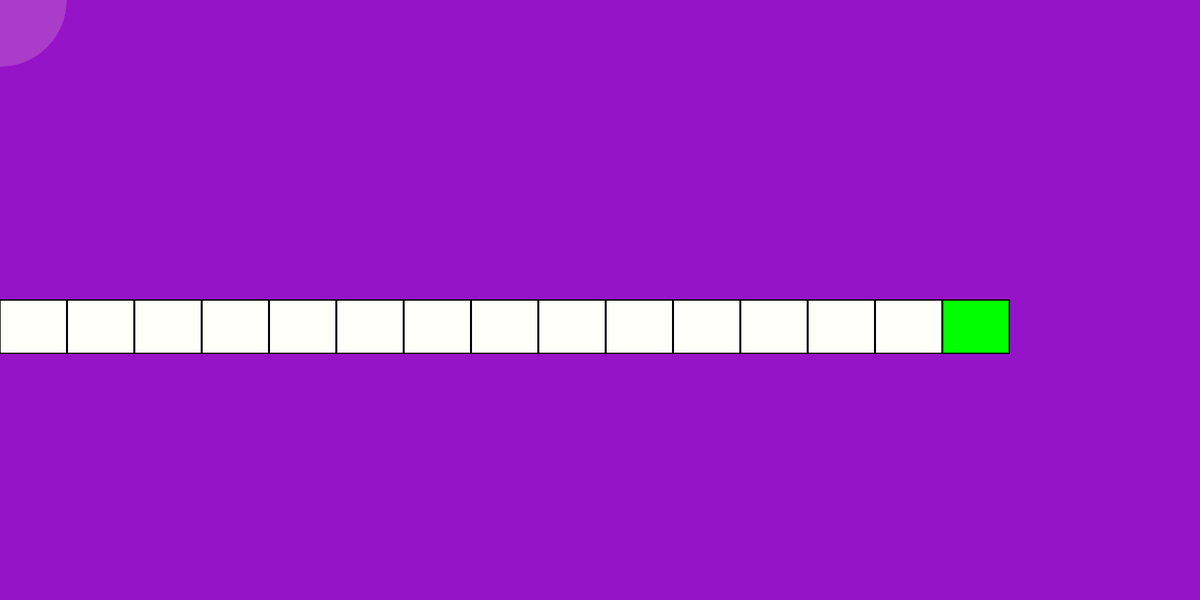
Frame 1 (no input)
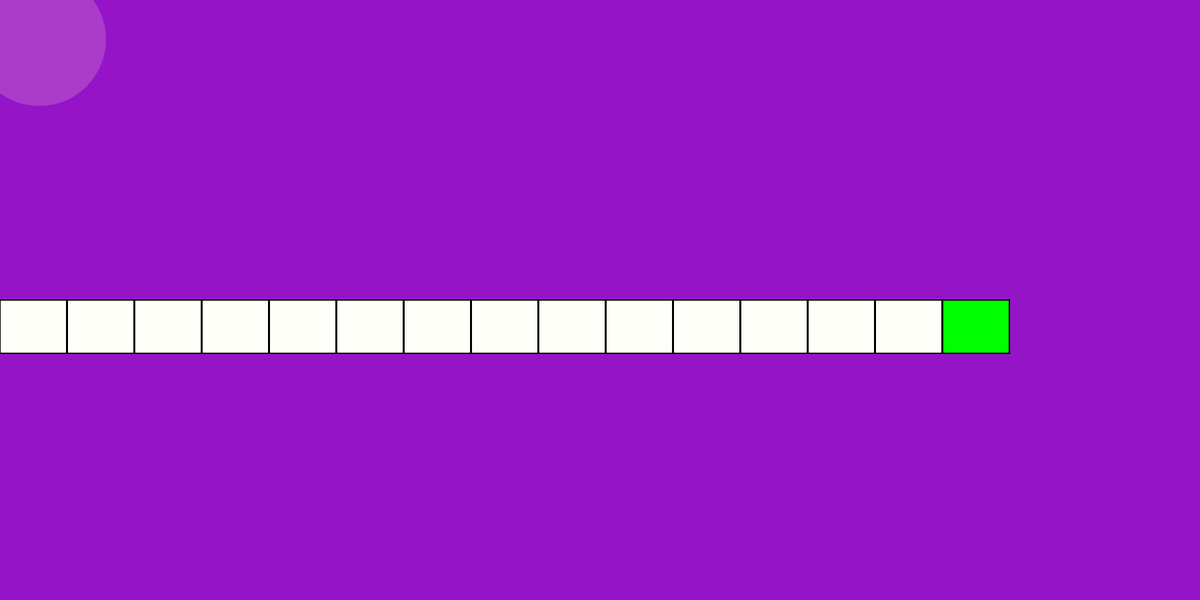
Frame 60 (no input)
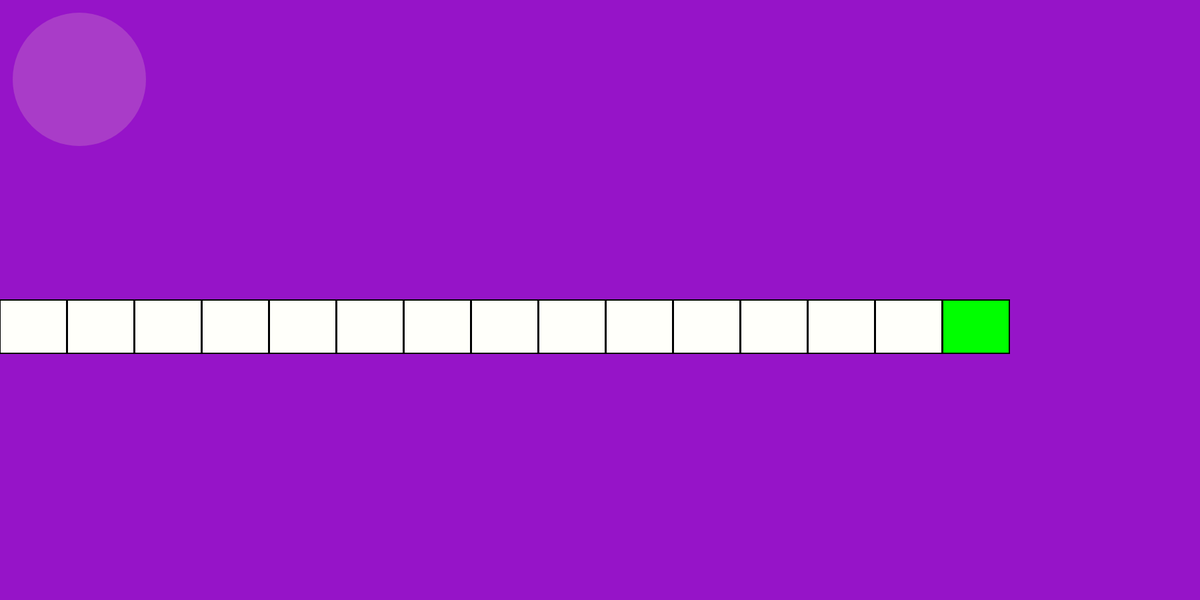
Frame 120 (the mouse pressed at the canvas centre since frame 60)

The p5.js sketch that drew these frames (run headless with seeded random() and noise() and a simulated clock; from frame 60 on, the mouse is pressed at the canvas centre):

// p5.js sketch
// ── sketch.js
let lista = [];
let numeroElementos = 15;
let x = 0;
let xDosElementos = 100;
let yDosElementos = 80;

function setup() {
    createCanvas(1800, 900);
    background(150, 20, 200);
    let onde = 0;
    for (let i = 0; i < numeroElementos; i++) {
        lista[i] = new Retangulo(onde);
        onde = onde + xDosElementos + 1;

    }





}

function draw() {
    background(150, 20, 200);
    noStroke();
    fill(200, 122, 200, 100);
    ellipse(x, x, 200);
    for (let j = 0; j < numeroElementos; j++) {
        lista[j].verde = true;
        for (let i = 0; i < numeroElementos; i++) {
            lista[i].show();

        }
        lista[j].verde = false;
    }
    x++;


}

function mouseClicked() {
    background(10, 20500, 200);
    fill(0, 0, 250);
}

class Retangulo {



    constructor(x) {
        this.x = x;
        this.verde = false;
    }

    move() {
        this.x = this.x + random(-5, 5);
    }

    show() {
        stroke(0);
        strokeWeight(2);
        if (this.verde) {
            fill(0, 255, 0);
        } else {
            fill(255, 255, 250);
        }

        rect(this.x, height / 2, xDosElementos, yDosElementos);
    }
}
